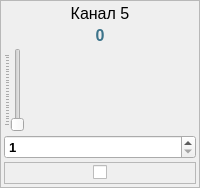
                 <widget class="QFrame" name="frPwr5">
                  <property name="minimumSize">
                   <size>
                    <width>80</width>
                    <height>0</height>
                   </size>
                  </property>
                  <property name="frameShape">
                   <enum>QFrame::StyledPanel</enum>
                  </property>
                  <property name="frameShadow">
                   <enum>QFrame::Raised</enum>
                  </property>
                  <layout class="QVBoxLayout" name="verticalLayout_10">
                   <property name="spacing">
                    <number>3</number>
                   </property>
                   <property name="leftMargin">
                    <number>3</number>
                   </property>
                   <property name="topMargin">
                    <number>3</number>
                   </property>
                   <property name="rightMargin">
                    <number>3</number>
                   </property>
                   <property name="bottomMargin">
                    <number>3</number>
                   </property>
                   <item>
                    <widget class="QLabel" name="lblTitlePwr5">
                     <property name="font">
                      <font>
                       <pointsize>12</pointsize>
                      </font>
                     </property>
                     <property name="text">
                      <string>Канал 5</string>
                     </property>
                     <property name="alignment">
                      <set>Qt::AlignCenter</set>
                     </property>
                    </widget>
                   </item>
                   <item>
                    <widget class="QLabel" name="lblValuePwr5">
                     <property name="palette">
                      <palette>
                       <active>
                        <colorrole role="WindowText">
                         <brush brushstyle="SolidPattern">
                          <color alpha="255">
                           <red>60</red>
                           <green>115</green>
                           <blue>138</blue>
                          </color>
                         </brush>
                        </colorrole>
                        <colorrole role="Text">
                         <brush brushstyle="SolidPattern">
                          <color alpha="255">
                           <red>10</red>
                           <green>121</green>
                           <blue>131</blue>
                          </color>
                         </brush>
                        </colorrole>
                       </active>
                       <inactive>
                        <colorrole role="WindowText">
                         <brush brushstyle="SolidPattern">
                          <color alpha="255">
                           <red>60</red>
                           <green>115</green>
                           <blue>138</blue>
                          </color>
                         </brush>
                        </colorrole>
                        <colorrole role="Text">
                         <brush brushstyle="SolidPattern">
                          <color alpha="255">
                           <red>10</red>
                           <green>121</green>
                           <blue>131</blue>
                          </color>
                         </brush>
                        </colorrole>
                       </inactive>
                       <disabled>
                        <colorrole role="WindowText">
                         <brush brushstyle="SolidPattern">
                          <color alpha="255">
                           <red>120</red>
                           <green>120</green>
                           <blue>120</blue>
                          </color>
                         </brush>
                        </colorrole>
                        <colorrole role="Text">
                         <brush brushstyle="SolidPattern">
                          <color alpha="255">
                           <red>120</red>
                           <green>120</green>
                           <blue>120</blue>
                          </color>
                         </brush>
                        </colorrole>
                       </disabled>
                      </palette>
                     </property>
                     <property name="font">
                      <font>
                       <pointsize>12</pointsize>
                       <weight>75</weight>
                       <bold>true</bold>
                      </font>
                     </property>
                     <property name="text">
                      <string>0</string>
                     </property>
                     <property name="alignment">
                      <set>Qt::AlignCenter</set>
                     </property>
                    </widget>
                   </item>
                   <item>
                    <widget class="QSlider" name="sldPwr5">
                     <property name="minimum">
                      <number>1</number>
                     </property>
                     <property name="maximum">
                      <number>250</number>
                     </property>
                     <property name="orientation">
                      <enum>Qt::Vertical</enum>
                     </property>
                     <property name="tickPosition">
                      <enum>QSlider::TicksAbove</enum>
                     </property>
                     <property name="tickInterval">
                      <number>10</number>
                     </property>
                    </widget>
                   </item>
                   <item>
                    <widget class="QSpinBox" name="edValuePwr5">
                     <property name="font">
                      <font>
                       <pointsize>10</pointsize>
                       <weight>75</weight>
                       <bold>true</bold>
                      </font>
                     </property>
                     <property name="minimum">
                      <number>1</number>
                     </property>
                     <property name="maximum">
                      <number>250</number>
                     </property>
                     <property name="singleStep">
                      <number>10</number>
                     </property>
                    </widget>
                   </item>
                   <item>
                    <widget class="QFrame" name="frCbPwr5">
                     <property name="frameShape">
                      <enum>QFrame::StyledPanel</enum>
                     </property>
                     <property name="frameShadow">
                      <enum>QFrame::Raised</enum>
                     </property>
                     <layout class="QHBoxLayout" name="horizontalLayout_11">
                      <property name="spacing">
                       <number>0</number>
                      </property>
                      <property name="leftMargin">
                       <number>0</number>
                      </property>
                      <property name="topMargin">
                       <number>0</number>
                      </property>
                      <property name="rightMargin">
                       <number>0</number>
                      </property>
                      <property name="bottomMargin">
                       <number>0</number>
                      </property>
                      <item>
                       <spacer name="horizontalSpacer_9">
                        <property name="orientation">
                         <enum>Qt::Horizontal</enum>
                        </property>
                        <property name="sizeHint" stdset="0">
                         <size>
                          <width>24</width>
                          <height>20</height>
                         </size>
                        </property>
                       </spacer>
                      </item>
                      <item>
                       <widget class="QCheckBox" name="cbPwr5">
                        <property name="text">
                         <string/>
                        </property>
                       </widget>
                      </item>
                      <item>
                       <spacer name="horizontalSpacer_10">
                        <property name="orientation">
                         <enum>Qt::Horizontal</enum>
                        </property>
                        <property name="sizeHint" stdset="0">
                         <size>
                          <width>24</width>
                          <height>20</height>
                         </size>
                        </property>
                       </spacer>
                      </item>
                     </layout>
                    </widget>
                   </item>
                  </layout>
                 </widget>
